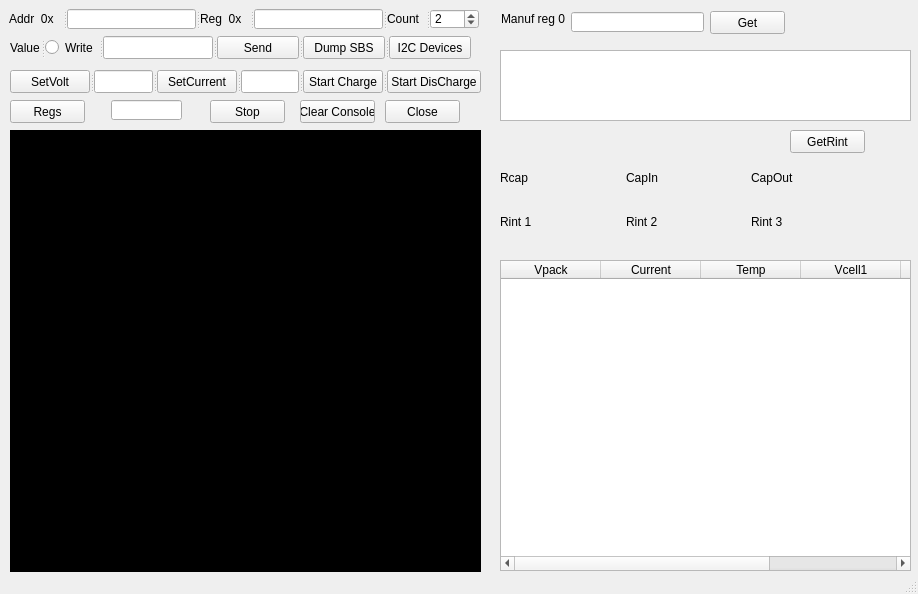
<?xml version="1.0" encoding="UTF-8"?>
<ui version="4.0">
 <class>MainWindow</class>
 <widget class="QMainWindow" name="MainWindow">
  <property name="geometry">
   <rect>
    <x>0</x>
    <y>0</y>
    <width>918</width>
    <height>594</height>
   </rect>
  </property>
  <property name="windowTitle">
   <string>I2C Arduino comm</string>
  </property>
  <property name="unifiedTitleAndToolBarOnMac">
   <bool>false</bool>
  </property>
  <widget class="QWidget" name="centralwidget">
   <widget class="QTextEdit" name="scriptConsole">
    <property name="geometry">
     <rect>
      <x>10</x>
      <y>130</y>
      <width>471</width>
      <height>451</height>
     </rect>
    </property>
    <property name="palette">
     <palette>
      <active>
       <colorrole role="WindowText">
        <brush brushstyle="SolidPattern">
         <color alpha="255">
          <red>255</red>
          <green>255</green>
          <blue>255</blue>
         </color>
        </brush>
       </colorrole>
       <colorrole role="Button">
        <brush brushstyle="SolidPattern">
         <color alpha="255">
          <red>0</red>
          <green>0</green>
          <blue>0</blue>
         </color>
        </brush>
       </colorrole>
       <colorrole role="Light">
        <brush brushstyle="SolidPattern">
         <color alpha="255">
          <red>0</red>
          <green>0</green>
          <blue>0</blue>
         </color>
        </brush>
       </colorrole>
       <colorrole role="Midlight">
        <brush brushstyle="SolidPattern">
         <color alpha="255">
          <red>0</red>
          <green>0</green>
          <blue>0</blue>
         </color>
        </brush>
       </colorrole>
       <colorrole role="Dark">
        <brush brushstyle="SolidPattern">
         <color alpha="255">
          <red>0</red>
          <green>0</green>
          <blue>0</blue>
         </color>
        </brush>
       </colorrole>
       <colorrole role="Mid">
        <brush brushstyle="SolidPattern">
         <color alpha="255">
          <red>0</red>
          <green>0</green>
          <blue>0</blue>
         </color>
        </brush>
       </colorrole>
       <colorrole role="Text">
        <brush brushstyle="SolidPattern">
         <color alpha="255">
          <red>255</red>
          <green>255</green>
          <blue>255</blue>
         </color>
        </brush>
       </colorrole>
       <colorrole role="BrightText">
        <brush brushstyle="SolidPattern">
         <color alpha="255">
          <red>255</red>
          <green>255</green>
          <blue>255</blue>
         </color>
        </brush>
       </colorrole>
       <colorrole role="ButtonText">
        <brush brushstyle="SolidPattern">
         <color alpha="255">
          <red>255</red>
          <green>255</green>
          <blue>255</blue>
         </color>
        </brush>
       </colorrole>
       <colorrole role="Base">
        <brush brushstyle="SolidPattern">
         <color alpha="255">
          <red>0</red>
          <green>0</green>
          <blue>0</blue>
         </color>
        </brush>
       </colorrole>
       <colorrole role="Window">
        <brush brushstyle="SolidPattern">
         <color alpha="255">
          <red>0</red>
          <green>0</green>
          <blue>0</blue>
         </color>
        </brush>
       </colorrole>
       <colorrole role="Shadow">
        <brush brushstyle="SolidPattern">
         <color alpha="255">
          <red>0</red>
          <green>0</green>
          <blue>0</blue>
         </color>
        </brush>
       </colorrole>
       <colorrole role="AlternateBase">
        <brush brushstyle="SolidPattern">
         <color alpha="255">
          <red>0</red>
          <green>0</green>
          <blue>0</blue>
         </color>
        </brush>
       </colorrole>
       <colorrole role="ToolTipBase">
        <brush brushstyle="SolidPattern">
         <color alpha="255">
          <red>255</red>
          <green>255</green>
          <blue>220</blue>
         </color>
        </brush>
       </colorrole>
       <colorrole role="ToolTipText">
        <brush brushstyle="SolidPattern">
         <color alpha="255">
          <red>0</red>
          <green>0</green>
          <blue>0</blue>
         </color>
        </brush>
       </colorrole>
      </active>
      <inactive>
       <colorrole role="WindowText">
        <brush brushstyle="SolidPattern">
         <color alpha="255">
          <red>255</red>
          <green>255</green>
          <blue>255</blue>
         </color>
        </brush>
       </colorrole>
       <colorrole role="Button">
        <brush brushstyle="SolidPattern">
         <color alpha="255">
          <red>0</red>
          <green>0</green>
          <blue>0</blue>
         </color>
        </brush>
       </colorrole>
       <colorrole role="Light">
        <brush brushstyle="SolidPattern">
         <color alpha="255">
          <red>0</red>
          <green>0</green>
          <blue>0</blue>
         </color>
        </brush>
       </colorrole>
       <colorrole role="Midlight">
        <brush brushstyle="SolidPattern">
         <color alpha="255">
          <red>0</red>
          <green>0</green>
          <blue>0</blue>
         </color>
        </brush>
       </colorrole>
       <colorrole role="Dark">
        <brush brushstyle="SolidPattern">
         <color alpha="255">
          <red>0</red>
          <green>0</green>
          <blue>0</blue>
         </color>
        </brush>
       </colorrole>
       <colorrole role="Mid">
        <brush brushstyle="SolidPattern">
         <color alpha="255">
          <red>0</red>
          <green>0</green>
          <blue>0</blue>
         </color>
        </brush>
       </colorrole>
       <colorrole role="Text">
        <brush brushstyle="SolidPattern">
         <color alpha="255">
          <red>255</red>
          <green>255</green>
          <blue>255</blue>
         </color>
        </brush>
       </colorrole>
       <colorrole role="BrightText">
        <brush brushstyle="SolidPattern">
         <color alpha="255">
          <red>255</red>
          <green>255</green>
          <blue>255</blue>
         </color>
        </brush>
       </colorrole>
       <colorrole role="ButtonText">
        <brush brushstyle="SolidPattern">
         <color alpha="255">
          <red>255</red>
          <green>255</green>
          <blue>255</blue>
         </color>
        </brush>
       </colorrole>
       <colorrole role="Base">
        <brush brushstyle="SolidPattern">
         <color alpha="255">
          <red>0</red>
          <green>0</green>
          <blue>0</blue>
         </color>
        </brush>
       </colorrole>
       <colorrole role="Window">
        <brush brushstyle="SolidPattern">
         <color alpha="255">
          <red>0</red>
          <green>0</green>
          <blue>0</blue>
         </color>
        </brush>
       </colorrole>
       <colorrole role="Shadow">
        <brush brushstyle="SolidPattern">
         <color alpha="255">
          <red>0</red>
          <green>0</green>
          <blue>0</blue>
         </color>
        </brush>
       </colorrole>
       <colorrole role="AlternateBase">
        <brush brushstyle="SolidPattern">
         <color alpha="255">
          <red>0</red>
          <green>0</green>
          <blue>0</blue>
         </color>
        </brush>
       </colorrole>
       <colorrole role="ToolTipBase">
        <brush brushstyle="SolidPattern">
         <color alpha="255">
          <red>255</red>
          <green>255</green>
          <blue>220</blue>
         </color>
        </brush>
       </colorrole>
       <colorrole role="ToolTipText">
        <brush brushstyle="SolidPattern">
         <color alpha="255">
          <red>0</red>
          <green>0</green>
          <blue>0</blue>
         </color>
        </brush>
       </colorrole>
      </inactive>
      <disabled>
       <colorrole role="WindowText">
        <brush brushstyle="SolidPattern">
         <color alpha="255">
          <red>0</red>
          <green>0</green>
          <blue>0</blue>
         </color>
        </brush>
       </colorrole>
       <colorrole role="Button">
        <brush brushstyle="SolidPattern">
         <color alpha="255">
          <red>0</red>
          <green>0</green>
          <blue>0</blue>
         </color>
        </brush>
       </colorrole>
       <colorrole role="Light">
        <brush brushstyle="SolidPattern">
         <color alpha="255">
          <red>0</red>
          <green>0</green>
          <blue>0</blue>
         </color>
        </brush>
       </colorrole>
       <colorrole role="Midlight">
        <brush brushstyle="SolidPattern">
         <color alpha="255">
          <red>0</red>
          <green>0</green>
          <blue>0</blue>
         </color>
        </brush>
       </colorrole>
       <colorrole role="Dark">
        <brush brushstyle="SolidPattern">
         <color alpha="255">
          <red>0</red>
          <green>0</green>
          <blue>0</blue>
         </color>
        </brush>
       </colorrole>
       <colorrole role="Mid">
        <brush brushstyle="SolidPattern">
         <color alpha="255">
          <red>0</red>
          <green>0</green>
          <blue>0</blue>
         </color>
        </brush>
       </colorrole>
       <colorrole role="Text">
        <brush brushstyle="SolidPattern">
         <color alpha="255">
          <red>0</red>
          <green>0</green>
          <blue>0</blue>
         </color>
        </brush>
       </colorrole>
       <colorrole role="BrightText">
        <brush brushstyle="SolidPattern">
         <color alpha="255">
          <red>255</red>
          <green>255</green>
          <blue>255</blue>
         </color>
        </brush>
       </colorrole>
       <colorrole role="ButtonText">
        <brush brushstyle="SolidPattern">
         <color alpha="255">
          <red>0</red>
          <green>0</green>
          <blue>0</blue>
         </color>
        </brush>
       </colorrole>
       <colorrole role="Base">
        <brush brushstyle="SolidPattern">
         <color alpha="255">
          <red>0</red>
          <green>0</green>
          <blue>0</blue>
         </color>
        </brush>
       </colorrole>
       <colorrole role="Window">
        <brush brushstyle="SolidPattern">
         <color alpha="255">
          <red>0</red>
          <green>0</green>
          <blue>0</blue>
         </color>
        </brush>
       </colorrole>
       <colorrole role="Shadow">
        <brush brushstyle="SolidPattern">
         <color alpha="255">
          <red>0</red>
          <green>0</green>
          <blue>0</blue>
         </color>
        </brush>
       </colorrole>
       <colorrole role="AlternateBase">
        <brush brushstyle="SolidPattern">
         <color alpha="255">
          <red>0</red>
          <green>0</green>
          <blue>0</blue>
         </color>
        </brush>
       </colorrole>
       <colorrole role="ToolTipBase">
        <brush brushstyle="SolidPattern">
         <color alpha="255">
          <red>255</red>
          <green>255</green>
          <blue>220</blue>
         </color>
        </brush>
       </colorrole>
       <colorrole role="ToolTipText">
        <brush brushstyle="SolidPattern">
         <color alpha="255">
          <red>0</red>
          <green>0</green>
          <blue>0</blue>
         </color>
        </brush>
       </colorrole>
      </disabled>
     </palette>
    </property>
   </widget>
   <widget class="QSplitter" name="splitter_2">
    <property name="geometry">
     <rect>
      <x>9</x>
      <y>9</y>
      <width>470</width>
      <height>20</height>
     </rect>
    </property>
    <property name="orientation">
     <enum>Qt::Horizontal</enum>
    </property>
    <widget class="QLabel" name="label">
     <property name="text">
      <string>Addr  0x</string>
     </property>
    </widget>
    <widget class="QLineEdit" name="I2cAddress">
     <property name="maxLength">
      <number>4</number>
     </property>
    </widget>
    <widget class="QLabel" name="label_2">
     <property name="text">
      <string>Reg  0x</string>
     </property>
    </widget>
    <widget class="QLineEdit" name="I2cReg">
     <property name="maxLength">
      <number>4</number>
     </property>
    </widget>
    <widget class="QLabel" name="label_4">
     <property name="text">
      <string>Count</string>
     </property>
    </widget>
    <widget class="QSpinBox" name="I2cNumberOfBytesToRead">
     <property name="value">
      <number>2</number>
     </property>
    </widget>
   </widget>
   <widget class="QPushButton" name="Close">
    <property name="geometry">
     <rect>
      <x>385</x>
      <y>100</y>
      <width>75</width>
      <height>23</height>
     </rect>
    </property>
    <property name="text">
     <string>Close</string>
    </property>
   </widget>
   <widget class="QPushButton" name="ScanRegs">
    <property name="geometry">
     <rect>
      <x>10</x>
      <y>100</y>
      <width>75</width>
      <height>23</height>
     </rect>
    </property>
    <property name="text">
     <string>Regs</string>
    </property>
   </widget>
   <widget class="QLineEdit" name="RegsAddr">
    <property name="geometry">
     <rect>
      <x>111</x>
      <y>100</y>
      <width>71</width>
      <height>20</height>
     </rect>
    </property>
   </widget>
   <widget class="QPushButton" name="Stop">
    <property name="geometry">
     <rect>
      <x>210</x>
      <y>100</y>
      <width>75</width>
      <height>23</height>
     </rect>
    </property>
    <property name="text">
     <string>Stop</string>
    </property>
   </widget>
   <widget class="QSplitter" name="splitter">
    <property name="geometry">
     <rect>
      <x>10</x>
      <y>36</y>
      <width>461</width>
      <height>23</height>
     </rect>
    </property>
    <property name="orientation">
     <enum>Qt::Horizontal</enum>
    </property>
    <widget class="QLabel" name="label_3">
     <property name="text">
      <string>Value</string>
     </property>
    </widget>
    <widget class="QRadioButton" name="RB_Write">
     <property name="text">
      <string>Write</string>
     </property>
    </widget>
    <widget class="QLineEdit" name="I2cBytesToSend"/>
    <widget class="QPushButton" name="SendButton">
     <property name="text">
      <string>Send</string>
     </property>
    </widget>
    <widget class="QPushButton" name="Dump">
     <property name="text">
      <string>Dump SBS</string>
     </property>
    </widget>
    <widget class="QPushButton" name="ScanDev">
     <property name="text">
      <string>I2C Devices</string>
     </property>
    </widget>
   </widget>
   <widget class="QSplitter" name="splitter_3">
    <property name="geometry">
     <rect>
      <x>10</x>
      <y>70</y>
      <width>471</width>
      <height>23</height>
     </rect>
    </property>
    <property name="orientation">
     <enum>Qt::Horizontal</enum>
    </property>
    <widget class="QPushButton" name="SetVolt">
     <property name="text">
      <string>SetVolt</string>
     </property>
    </widget>
    <widget class="QLineEdit" name="Volts"/>
    <widget class="QPushButton" name="SetCurrent">
     <property name="text">
      <string>SetCurrent</string>
     </property>
    </widget>
    <widget class="QLineEdit" name="Current"/>
    <widget class="QPushButton" name="StartChg">
     <property name="text">
      <string>Start Charge</string>
     </property>
    </widget>
    <widget class="QPushButton" name="StartDisch">
     <property name="text">
      <string>Start DisCharge</string>
     </property>
    </widget>
   </widget>
   <widget class="QTextEdit" name="Result">
    <property name="geometry">
     <rect>
      <x>500</x>
      <y>50</y>
      <width>411</width>
      <height>71</height>
     </rect>
    </property>
   </widget>
   <widget class="QLineEdit" name="ManufReg">
    <property name="geometry">
     <rect>
      <x>571</x>
      <y>12</y>
      <width>133</width>
      <height>20</height>
     </rect>
    </property>
   </widget>
   <widget class="QPushButton" name="GetManuf">
    <property name="geometry">
     <rect>
      <x>710</x>
      <y>11</y>
      <width>75</width>
      <height>23</height>
     </rect>
    </property>
    <property name="text">
     <string>Get</string>
    </property>
   </widget>
   <widget class="QLabel" name="label_5">
    <property name="geometry">
     <rect>
      <x>501</x>
      <y>11</y>
      <width>64</width>
      <height>16</height>
     </rect>
    </property>
    <property name="text">
     <string>Manuf reg 0x</string>
    </property>
   </widget>
   <widget class="QPushButton" name="clearConsoleButton">
    <property name="geometry">
     <rect>
      <x>300</x>
      <y>100</y>
      <width>75</width>
      <height>23</height>
     </rect>
    </property>
    <property name="text">
     <string>Clear Console</string>
    </property>
   </widget>
   <widget class="QTableWidget" name="tableWidget">
    <property name="geometry">
     <rect>
      <x>500</x>
      <y>260</y>
      <width>411</width>
      <height>311</height>
     </rect>
    </property>
    <property name="sizeAdjustPolicy">
     <enum>QAbstractScrollArea::AdjustToContents</enum>
    </property>
    <property name="autoScroll">
     <bool>true</bool>
    </property>
    <property name="columnCount">
     <number>6</number>
    </property>
    <column>
     <property name="text">
      <string>Vpack</string>
     </property>
    </column>
    <column>
     <property name="text">
      <string>Current</string>
     </property>
    </column>
    <column>
     <property name="text">
      <string>Temp</string>
     </property>
    </column>
    <column>
     <property name="text">
      <string>Vcell1</string>
     </property>
    </column>
    <column>
     <property name="text">
      <string>Vcell2</string>
     </property>
    </column>
    <column>
     <property name="text">
      <string>Vcell3</string>
     </property>
    </column>
   </widget>
   <widget class="QLabel" name="lStage">
    <property name="geometry">
     <rect>
      <x>500</x>
      <y>130</y>
      <width>341</width>
      <height>31</height>
     </rect>
    </property>
    <property name="font">
     <font>
      <pointsize>12</pointsize>
      <weight>75</weight>
      <bold>true</bold>
     </font>
    </property>
    <property name="text">
     <string> </string>
    </property>
   </widget>
   <widget class="QPushButton" name="GetRint">
    <property name="geometry">
     <rect>
      <x>790</x>
      <y>130</y>
      <width>75</width>
      <height>23</height>
     </rect>
    </property>
    <property name="text">
     <string>GetRint</string>
    </property>
   </widget>
   <widget class="QWidget" name="">
    <property name="geometry">
     <rect>
      <x>500</x>
      <y>170</y>
      <width>371</width>
      <height>81</height>
     </rect>
    </property>
    <layout class="QGridLayout" name="gridLayout">
     <item row="0" column="0">
      <widget class="QLabel" name="label_6">
       <property name="text">
        <string>Rcap</string>
       </property>
      </widget>
     </item>
     <item row="0" column="1">
      <widget class="QLabel" name="label_7">
       <property name="text">
        <string>CapIn</string>
       </property>
      </widget>
     </item>
     <item row="0" column="2">
      <widget class="QLabel" name="label_8">
       <property name="text">
        <string>CapOut</string>
       </property>
      </widget>
     </item>
     <item row="1" column="0">
      <widget class="QLabel" name="QRCap">
       <property name="text">
        <string> </string>
       </property>
      </widget>
     </item>
     <item row="1" column="1">
      <widget class="QLabel" name="QIn">
       <property name="text">
        <string> </string>
       </property>
      </widget>
     </item>
     <item row="1" column="2">
      <widget class="QLabel" name="QOut">
       <property name="text">
        <string> </string>
       </property>
      </widget>
     </item>
     <item row="2" column="0">
      <widget class="QLabel" name="label_9">
       <property name="text">
        <string>Rint 1</string>
       </property>
      </widget>
     </item>
     <item row="2" column="1">
      <widget class="QLabel" name="label_10">
       <property name="text">
        <string>Rint 2</string>
       </property>
      </widget>
     </item>
     <item row="2" column="2">
      <widget class="QLabel" name="label_11">
       <property name="text">
        <string>Rint 3</string>
       </property>
      </widget>
     </item>
     <item row="3" column="0">
      <widget class="QLabel" name="Rint1">
       <property name="text">
        <string> </string>
       </property>
      </widget>
     </item>
     <item row="3" column="1">
      <widget class="QLabel" name="Rint2">
       <property name="text">
        <string> </string>
       </property>
      </widget>
     </item>
     <item row="3" column="2">
      <widget class="QLabel" name="Rint3">
       <property name="text">
        <string> </string>
       </property>
      </widget>
     </item>
    </layout>
   </widget>
  </widget>
  <widget class="QStatusBar" name="statusbar"/>
  <action name="actionAction1">
   <property name="checkable">
    <bool>true</bool>
   </property>
   <property name="icon">
    <iconset>
     <normaloff>:/images/clear.png</normaloff>:/images/clear.png</iconset>
   </property>
   <property name="text">
    <string>action 1</string>
   </property>
   <property name="toolTip">
    <string>action 1</string>
   </property>
  </action>
 </widget>
 <resources/>
 <connections/>
</ui>
